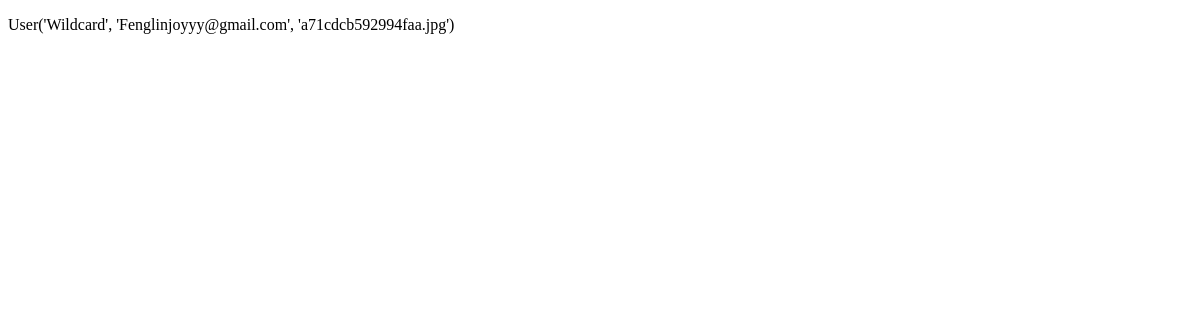
/users, run on an earlier commit of the app's database.
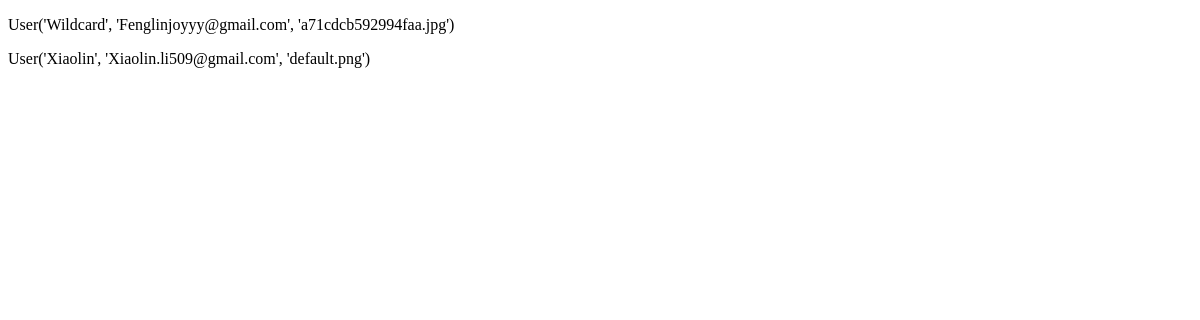
And on a later commit of the database.
### myBlogApp/models.py (models this page shows, shortened)
class User(UserMixin, db.Model):
    id = db.Column(db.Integer, primary_key=True)
    username = db.Column(db.String(64), index=True, unique=True)
    email = db.Column(db.String(120), index=True, unique=True)
    image_file = db.Column(db.String(200), default='default.png')
    password_hash = db.Column(db.String(128))
    about_me = db.Column(db.String(140))
    last_seen = db.Column(db.DateTime, default=datetime.utcnow())
    posts = db.relationship('Post', backref='author', foreign_keys='Post.user_id', lazy=True)
    comments = db.relationship('Comment', backref='c_author', foreign_keys='Comment.author_id', lazy='dynamic')
    followed = db.relationship(
        'User', secondary=followers,
        primaryjoin=(followers.c.follower_id == id),
        secondaryjoin=(followers.c.followed_id == id),
        backref=db.backref('followers', lazy='dynamic'), lazy='dynamic')
    liked = db.relationship('Like_Post', foreign_keys='Like_Post.liked_user_id', backref='liked_author', lazy='dynamic')
    message_sent = db.relationship('Message', foreign_keys='Message.sender_id', backref='author', lazy='dynamic')
    message_received = db.relationship('Message', foreign_keys='Message.recipient_id', backref='recipient', lazy='dynamic')
    last_message_read_time = db.Column(db.DateTime)
    notifications = db.relationship('Notification', foreign_keys='Notification.notification_user_id',
                                    backref='notification_user', lazy='dynamic')
    def __repr__(self):
        return f"User('{self.username}', '{self.email}', '{self.image_file}')"

### myBlogApp/routes.py (the view)
@app.route('/users', methods=['GET', 'POST'])
def allUser():
    users = User.query.all()
    return render_template('alluser.html', users=users)

### myBlogApp/routes.py (called while the page is built)
@app.before_request
def before_request():
    if current_user.is_authenticated:
        current_user.last_seen = datetime.utcnow()
        db.session.commit()
        g.search_form = SearchForm()

### myBlogApp/templates/alluser.html (shortened to what this page needs)
<!DOCTYPE html>
<html lang="en">
<head>
</head>
<body>
        {% for user in users %}
            <p>{{ user }}</p>
        {% endfor %}
</body>
</html>

What changed in the data, as far as the page shows it:
added User: username+email+image_file "User('Xiaolin', 'Xiaolin.li509@gmail.com', 'default.png')"
